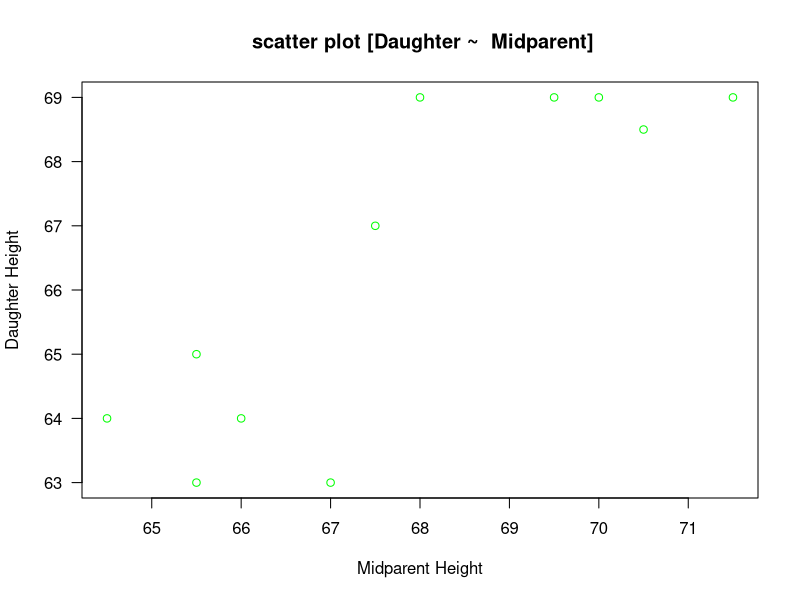
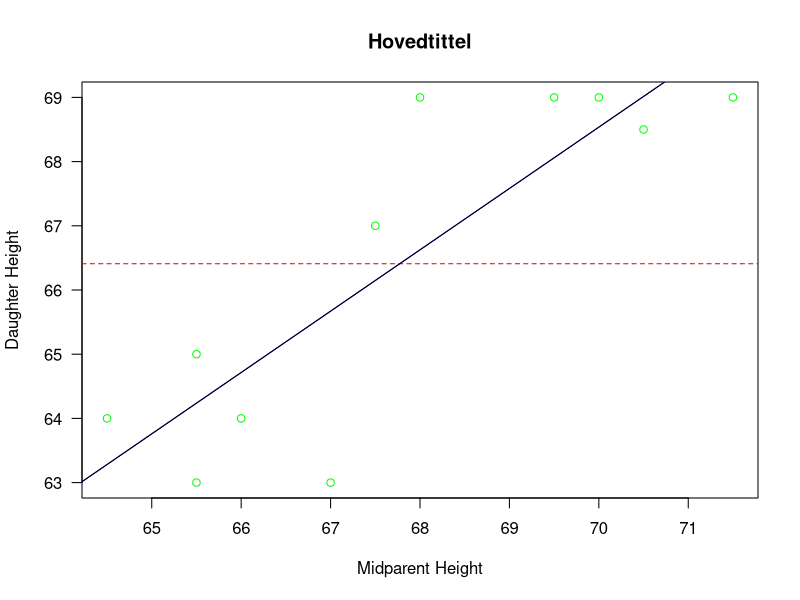

Write R code to recreate these figures, in order.
## ---- chunk 1
knitr::opts_chunk$set(echo = TRUE)
## ---- chunk 2

Midparent <- c(66.0, 65.5, 71.5, 68.0, 70.0, 65.5, 67.0, 70.5, 69.5, 64.5, 67.5)
Daughter <- c(64.0, 63.0, 69.0, 69.0, 69.0, 65.0, 63.0, 68.5, 69.0, 64.0, 67.0)


## Scatterplot
plot(x = Midparent, y = Daughter, type = "p", las = 1,
main = " scatter plot [Daughter ~  Midparent]", xlab = "Midparent Height", ylab = "Daughter Height", col = "green")


## ---- chunk 3
 
## Gjennomsnitts høyde for døttre
mean_daughter <- mean(Daughter)

## Generer linjær regresjons model av vektorene Daughter~Midparent
lm_daughters_explained_by_midparent <- lm(formula = Daughter~Midparent)


print(summary(lm_daughters_explained_by_midparent))
names(lm_daughters_explained_by_midparent)


# Beregning av koefisienter til regresjonslinjen
a <- lm_daughters_explained_by_midparent$coefficients[2]
b <- lm_daughters_explained_by_midparent$coefficients[1]

# Det direkte måte å trekke ut koeefisientene a og b på 
coef(lm_daughters_explained_by_midparent) 

# Funksjon for regresjonslinjen
regresjonslinje <- function(x){a*x+ b}


## Plott for å sammenligne målinger med modell og gjennomsnitt
plot(x = Midparent, y = Daughter, type = "p", las = 1,
main = "Hovedtittel", xlab = "Midparent Height", ylab = "Daughter Height", col = "green")
abline(h = mean_daughter, col = "red", lty =2)
abline(lm_daughters_explained_by_midparent, col = "blue") 

# lagt over ser vi at regresjonslinje(x) korrelerer en til en med lm_daughters_explained
x = 64:72
y = regresjonslinje(x)
lines(x, y)


# Beregnet høyde for midparent = 70
inn_verdi_70 <- 70
verdi_70 <-regresjonslinje(inn_verdi_70)
print(verdi_70)

# Beregnet høyde for midparent = 74
inn_verdi_74 <- 74
verdi_2 <-regresjonslinje(inn_verdi_74)
print(verdi_2)

# Beregnet høyde for midparent = 5
inn_verdi_5 <- 5
verdi_3 <-regresjonslinje(inn_verdi_5)
print(verdi_3)
## ---- chunk 4
## Utregning av SSE, SST og r.squared kan gjøres direkte ved å hente ut
## residualene og bruke formlene på side 631, 633 og 634.
residualer <- residuals(lm_daughters_explained_by_midparent)
SSE <- sum(residualer^2)
SST <- sum((Daughter - mean(Daughter))^2)
r.squared <- 1 - SSE/SST

cat("rsq =  ",r.squared, "   SST =  ", SST, "   SSE =  ",SSE)

## Alternativt kan dere finne SSE ved å se på resultatet fra `anova` og
## dere kan finne r.squared ved å se på resultatet fra `summary`.
summary <- summary(object = lm_daughters_explained_by_midparent)
anova <- anova(object = lm_daughters_explained_by_midparent)
